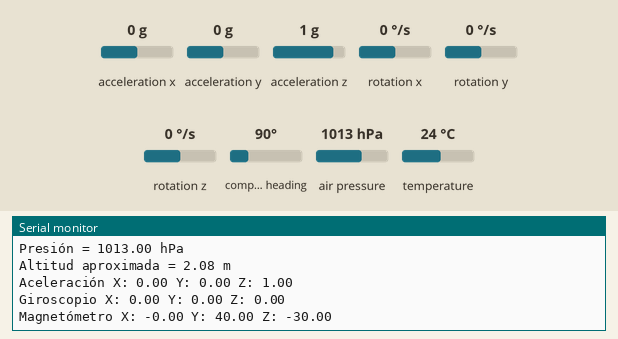
Simulated run of this sketch. Board: Arduino Uno, built with avr-gcc and run on an emulated ATmega328P. On the bench: the last lines printed to the serial monitor. The inputs (shaded band) are chosen by the test bench; at power-on: acceleration x 0 g, acceleration y 0 g, acceleration z 1 g, rotation x 0 °/s, rotation y 0 °/s, rotation z 0 °/s, compass heading 90°, air pressure 1013 hPa, temperature 24 °C.

Above: at 1.2 s.
1.3 s: acceleration x set to -1.4 g
At 2.6 s:
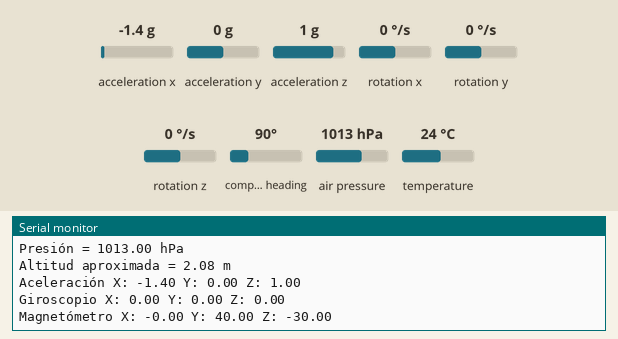
2.8 s: acceleration y set to -1.4 g
At 3.5 s:
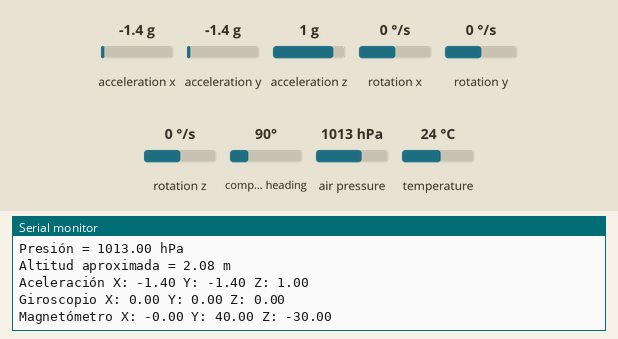
4.3 s: acceleration z set to -1.4 g
At 5.6 s:
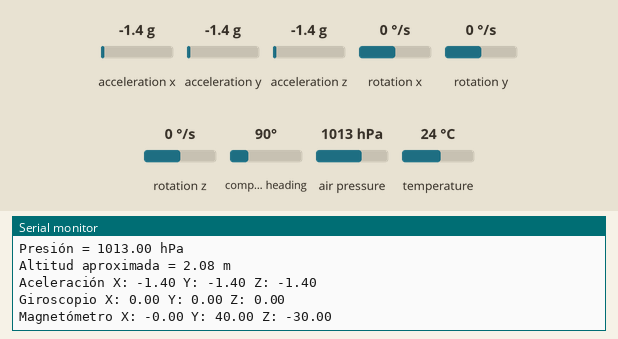
5.8 s: rotation x set to -192 °/s
At 6.9 s:
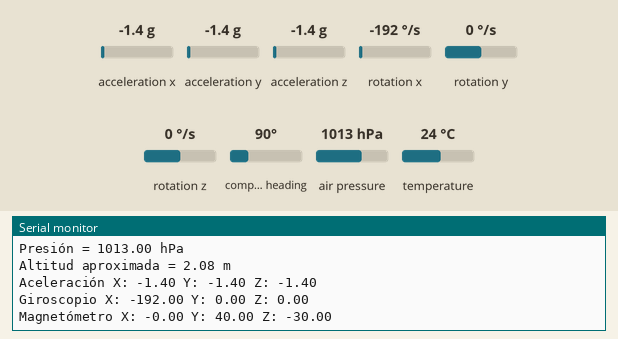
7.3 s: rotation y set to -192 °/s
At 9.0 s:
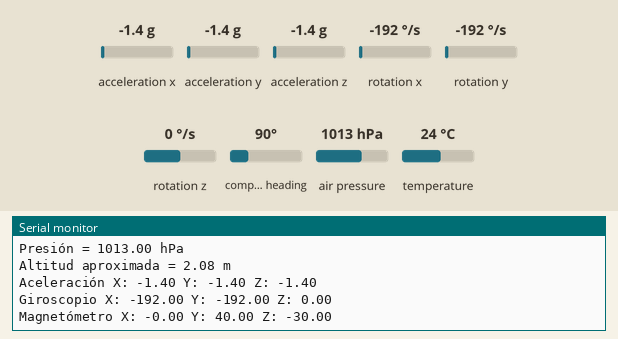

The sketch:

gy-91.ino
```cpp
#include <Wire.h>
#include <Adafruit_Sensor.h>
#include <Adafruit_BMP280.h>
#include <MPU9250.h>

// Crear instancias de los sensores
Adafruit_BMP280 bmp;
MPU9250 mpu;

void setup() {
  Serial.begin(115200);
  Wire.begin();

  // Inicializar BMP280
  if (!bmp.begin(0x76)) {
    Serial.println("No se encontró el BMP280. Verifique las conexiones.");
    while (1);
  }

  // Configuración del BMP280
  bmp.setSampling(Adafruit_BMP280::MODE_NORMAL,     /* Operating Mode. */
                  Adafruit_BMP280::SAMPLING_X2,     /* Temp. oversampling */
                  Adafruit_BMP280::SAMPLING_X16,    /* Pressure oversampling */
                  Adafruit_BMP280::FILTER_X16,      /* Filtering. */
                  Adafruit_BMP280::STANDBY_MS_500); /* Standby time. */

  // Inicializar MPU9250
  if (!mpu.setup(0x68)) {
    Serial.println("No se encontró el MPU9250. Verifique las conexiones.");
    while (1);
  }
}

void loop() {
  // Leer datos del BMP280
  Serial.print("Temperatura = ");
  Serial.print(bmp.readTemperature());
  Serial.println(" *C");

  Serial.print("Presión = ");
  Serial.print(bmp.readPressure() / 100.0F);
  Serial.println(" hPa");

  Serial.print("Altitud aproximada = ");
  Serial.print(bmp.readAltitude(1013.25)); // Ajuste esto a la presión de su localidad
  Serial.println(" m");

  // Leer datos del MPU9250
  mpu.update();

  Serial.print("Aceleración X: ");
  Serial.print(mpu.getAccX());
  Serial.print(" Y: ");
  Serial.print(mpu.getAccY());
  Serial.print(" Z: ");
  Serial.println(mpu.getAccZ());

  Serial.print("Giroscopio X: ");
  Serial.print(mpu.getGyroX());
  Serial.print(" Y: ");
  Serial.print(mpu.getGyroY());
  Serial.print(" Z: ");
  Serial.println(mpu.getGyroZ());

  Serial.print("Magnetómetro X: ");
  Serial.print(mpu.getMagX());
  Serial.print(" Y: ");
  Serial.print(mpu.getMagY());
  Serial.print(" Z: ");
  Serial.println(mpu.getMagZ());

  Serial.println();

  delay(1000); // Leer cada segundo
}
```

Measured:
- after the input at 1.3 s, the serial monitor: prints a new line after 0.74 s (image 1)
- after the input at 2.8 s, the serial monitor: prints a new line after 0.26 s (image 2)
- after the input at 4.3 s, the serial monitor: prints a new line after 0.79 s (image 3)
- after the input at 5.8 s, the serial monitor: prints a new line after 0.31 s (image 4)
- after the input at 7.3 s, the serial monitor: prints a new line after 0.85 s (image 5)
